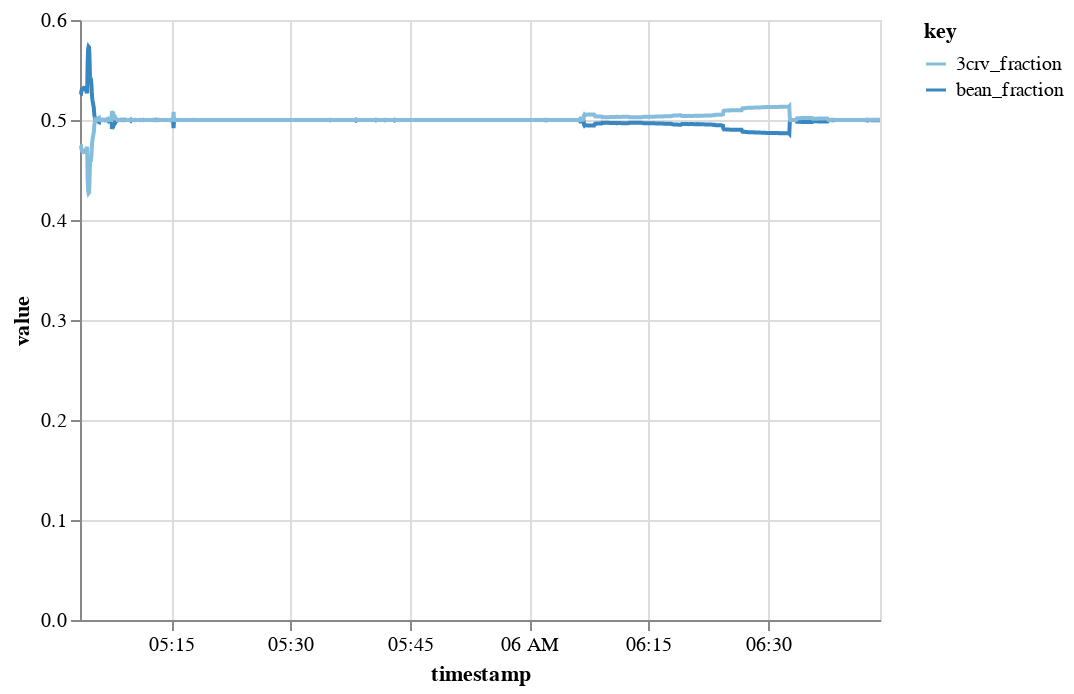

Write notebook code for a chart like this one.
### Code cell
base = alt.Chart(df[['timestamp', 'bean_fraction', '3crv_fraction']])
c = (
    base
    .transform_fold(['bean_fraction', '3crv_fraction'])
    .mark_line()
    .encode(
        x="timestamp:T", 
        y="value:Q", 
        color="key:O", 
    )
)
c

### Figure 1 — Vega-Lite specification as saved in the notebook (floating-point values rounded to 4 significant figures; data arrays with more than 128 entries replaced by an {"elided": "..."} marker saying what was removed)
{"config": {"view": {"continuousWidth": 400, "continuousHeight": 300}}, "data": {"name": "data-c3fb5ada1aeea38b6c21a2eb5f34ccbe"}, "mark": "line", "encoding": {"color": {"field": "key", "type": "ordinal"}, "x": {"field": "timestamp", "type": "temporal"}, "y": {"field": "value", "type": "quantitative"}}, "transform": [{"fold": ["bean_fraction", "3crv_fraction"]}], "$schema": "https://vega.github.io/schema/vega-lite/v4.17.0.json", "datasets": {"data-c3fb5ada1aeea38b6c21a2eb5f34ccbe": {"elided": "1677 records"}}}
